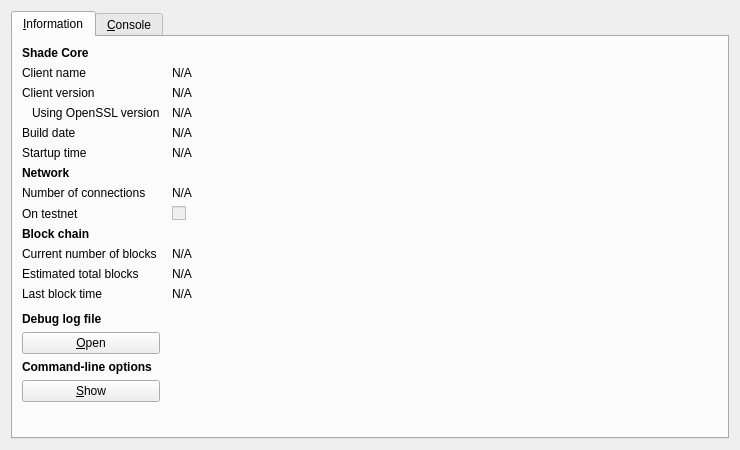
<?xml version="1.0" encoding="UTF-8"?>
<ui version="4.0">
 <class>RPCConsole</class>
 <widget class="QDialog" name="RPCConsole">
  <property name="geometry">
   <rect>
    <x>0</x>
    <y>0</y>
    <width>740</width>
    <height>450</height>
   </rect>
  </property>
  <property name="windowTitle">
   <string>Shade - Debug window</string>
  </property>
  <layout class="QVBoxLayout" name="verticalLayout_2">
   <item>
    <widget class="QTabWidget" name="tabWidget">
     <property name="currentIndex">
      <number>0</number>
     </property>
     <widget class="QWidget" name="tab_info">
      <attribute name="title">
       <string>&amp;Information</string>
      </attribute>
      <layout class="QGridLayout" name="gridLayout" columnstretch="0,1">
       <property name="horizontalSpacing">
        <number>12</number>
       </property>
       <item row="0" column="0">
        <widget class="QLabel" name="label_9">
         <property name="font">
          <font>
           <weight>75</weight>
           <bold>true</bold>
          </font>
         </property>
         <property name="text">
          <string>Shade Core</string>
         </property>
        </widget>
       </item>
       <item row="1" column="0">
        <widget class="QLabel" name="label_5">
         <property name="text">
          <string>Client name</string>
         </property>
        </widget>
       </item>
       <item row="1" column="1">
        <widget class="QLabel" name="clientName">
         <property name="cursor">
          <cursorShape>IBeamCursor</cursorShape>
         </property>
         <property name="text">
          <string>N/A</string>
         </property>
         <property name="textFormat">
          <enum>Qt::PlainText</enum>
         </property>
         <property name="textInteractionFlags">
          <set>Qt::LinksAccessibleByMouse|Qt::TextSelectableByKeyboard|Qt::TextSelectableByMouse</set>
         </property>
        </widget>
       </item>
       <item row="2" column="0">
        <widget class="QLabel" name="label_6">
         <property name="text">
          <string>Client version</string>
         </property>
        </widget>
       </item>
       <item row="2" column="1">
        <widget class="QLabel" name="clientVersion">
         <property name="cursor">
          <cursorShape>IBeamCursor</cursorShape>
         </property>
         <property name="text">
          <string>N/A</string>
         </property>
         <property name="textFormat">
          <enum>Qt::PlainText</enum>
         </property>
         <property name="textInteractionFlags">
          <set>Qt::LinksAccessibleByMouse|Qt::TextSelectableByKeyboard|Qt::TextSelectableByMouse</set>
         </property>
        </widget>
       </item>
       <item row="3" column="0">
        <widget class="QLabel" name="label_14">
         <property name="text">
          <string>Using OpenSSL version</string>
         </property>
         <property name="indent">
          <number>10</number>
         </property>
        </widget>
       </item>
       <item row="3" column="1">
        <widget class="QLabel" name="openSSLVersion">
         <property name="cursor">
          <cursorShape>IBeamCursor</cursorShape>
         </property>
         <property name="text">
          <string>N/A</string>
         </property>
         <property name="textFormat">
          <enum>Qt::PlainText</enum>
         </property>
         <property name="textInteractionFlags">
          <set>Qt::LinksAccessibleByMouse|Qt::TextSelectableByKeyboard|Qt::TextSelectableByMouse</set>
         </property>
        </widget>
       </item>
       <item row="4" column="0">
        <widget class="QLabel" name="label_12">
         <property name="text">
          <string>Build date</string>
         </property>
        </widget>
       </item>
       <item row="4" column="1">
        <widget class="QLabel" name="buildDate">
         <property name="cursor">
          <cursorShape>IBeamCursor</cursorShape>
         </property>
         <property name="text">
          <string>N/A</string>
         </property>
         <property name="textFormat">
          <enum>Qt::PlainText</enum>
         </property>
         <property name="textInteractionFlags">
          <set>Qt::LinksAccessibleByMouse|Qt::TextSelectableByKeyboard|Qt::TextSelectableByMouse</set>
         </property>
        </widget>
       </item>
       <item row="5" column="0">
        <widget class="QLabel" name="label_13">
         <property name="text">
          <string>Startup time</string>
         </property>
        </widget>
       </item>
       <item row="5" column="1">
        <widget class="QLabel" name="startupTime">
         <property name="cursor">
          <cursorShape>IBeamCursor</cursorShape>
         </property>
         <property name="text">
          <string>N/A</string>
         </property>
         <property name="textFormat">
          <enum>Qt::PlainText</enum>
         </property>
         <property name="textInteractionFlags">
          <set>Qt::LinksAccessibleByMouse|Qt::TextSelectableByKeyboard|Qt::TextSelectableByMouse</set>
         </property>
        </widget>
       </item>
       <item row="6" column="0">
        <widget class="QLabel" name="label_11">
         <property name="font">
          <font>
           <weight>75</weight>
           <bold>true</bold>
          </font>
         </property>
         <property name="text">
          <string>Network</string>
         </property>
        </widget>
       </item>
       <item row="7" column="0">
        <widget class="QLabel" name="label_7">
         <property name="text">
          <string>Number of connections</string>
         </property>
        </widget>
       </item>
       <item row="7" column="1">
        <widget class="QLabel" name="numberOfConnections">
         <property name="cursor">
          <cursorShape>IBeamCursor</cursorShape>
         </property>
         <property name="text">
          <string>N/A</string>
         </property>
         <property name="textFormat">
          <enum>Qt::PlainText</enum>
         </property>
         <property name="textInteractionFlags">
          <set>Qt::LinksAccessibleByMouse|Qt::TextSelectableByKeyboard|Qt::TextSelectableByMouse</set>
         </property>
        </widget>
       </item>
       <item row="8" column="0">
        <widget class="QLabel" name="label_8">
         <property name="text">
          <string>On testnet</string>
         </property>
        </widget>
       </item>
       <item row="8" column="1">
        <widget class="QCheckBox" name="isTestNet">
         <property name="enabled">
          <bool>false</bool>
         </property>
         <property name="text">
          <string/>
         </property>
        </widget>
       </item>
       <item row="9" column="0">
        <widget class="QLabel" name="label_10">
         <property name="font">
          <font>
           <weight>75</weight>
           <bold>true</bold>
          </font>
         </property>
         <property name="text">
          <string>Block chain</string>
         </property>
        </widget>
       </item>
       <item row="10" column="0">
        <widget class="QLabel" name="label_3">
         <property name="text">
          <string>Current number of blocks</string>
         </property>
        </widget>
       </item>
       <item row="10" column="1">
        <widget class="QLabel" name="numberOfBlocks">
         <property name="cursor">
          <cursorShape>IBeamCursor</cursorShape>
         </property>
         <property name="text">
          <string>N/A</string>
         </property>
         <property name="textFormat">
          <enum>Qt::PlainText</enum>
         </property>
         <property name="textInteractionFlags">
          <set>Qt::LinksAccessibleByMouse|Qt::TextSelectableByKeyboard|Qt::TextSelectableByMouse</set>
         </property>
        </widget>
       </item>
       <item row="11" column="0">
        <widget class="QLabel" name="label_4">
         <property name="text">
          <string>Estimated total blocks</string>
         </property>
        </widget>
       </item>
       <item row="11" column="1">
        <widget class="QLabel" name="totalBlocks">
         <property name="cursor">
          <cursorShape>IBeamCursor</cursorShape>
         </property>
         <property name="text">
          <string>N/A</string>
         </property>
         <property name="textFormat">
          <enum>Qt::PlainText</enum>
         </property>
         <property name="textInteractionFlags">
          <set>Qt::LinksAccessibleByMouse|Qt::TextSelectableByKeyboard|Qt::TextSelectableByMouse</set>
         </property>
        </widget>
       </item>
       <item row="12" column="0">
        <widget class="QLabel" name="label_2">
         <property name="text">
          <string>Last block time</string>
         </property>
        </widget>
       </item>
       <item row="12" column="1">
        <widget class="QLabel" name="lastBlockTime">
         <property name="cursor">
          <cursorShape>IBeamCursor</cursorShape>
         </property>
         <property name="text">
          <string>N/A</string>
         </property>
         <property name="textFormat">
          <enum>Qt::PlainText</enum>
         </property>
         <property name="textInteractionFlags">
          <set>Qt::LinksAccessibleByMouse|Qt::TextSelectableByKeyboard|Qt::TextSelectableByMouse</set>
         </property>
        </widget>
       </item>
       <item row="13" column="0">
        <spacer name="verticalSpacer_2">
         <property name="orientation">
          <enum>Qt::Vertical</enum>
         </property>
         <property name="sizeHint" stdset="0">
          <size>
           <width>20</width>
           <height>20</height>
          </size>
         </property>
        </spacer>
       </item>
       <item row="14" column="0">
        <widget class="QLabel" name="labelDebugLogfile">
         <property name="font">
          <font>
           <weight>75</weight>
           <bold>true</bold>
          </font>
         </property>
         <property name="text">
          <string>Debug log file</string>
         </property>
        </widget>
       </item>
       <item row="15" column="0">
        <widget class="QPushButton" name="openDebugLogfileButton">
         <property name="toolTip">
          <string>Open the Shade debug log file from the current data directory. This can take a few seconds for large log files.</string>
         </property>
         <property name="text">
          <string>&amp;Open</string>
         </property>
         <property name="autoDefault">
          <bool>false</bool>
         </property>
        </widget>
       </item>
       <item row="16" column="0">
        <widget class="QLabel" name="labelCLOptions">
         <property name="font">
          <font>
           <weight>75</weight>
           <bold>true</bold>
          </font>
         </property>
         <property name="text">
          <string>Command-line options</string>
         </property>
        </widget>
       </item>
       <item row="17" column="0">
        <widget class="QPushButton" name="showCLOptionsButton">
         <property name="toolTip">
          <string>Show the Shade-Qt help message to get a list with possible Shade command-line options.</string>
         </property>
         <property name="text">
          <string>&amp;Show</string>
         </property>
         <property name="autoDefault">
          <bool>false</bool>
         </property>
        </widget>
       </item>
       <item row="18" column="0">
        <spacer name="verticalSpacer">
         <property name="orientation">
          <enum>Qt::Vertical</enum>
         </property>
         <property name="sizeHint" stdset="0">
          <size>
           <width>20</width>
           <height>40</height>
          </size>
         </property>
        </spacer>
       </item>
      </layout>
     </widget>
     <widget class="QWidget" name="tab_console">
      <attribute name="title">
       <string>&amp;Console</string>
      </attribute>
      <layout class="QVBoxLayout" name="verticalLayout_3">
       <property name="spacing">
        <number>3</number>
       </property>
       <item>
        <widget class="QTextEdit" name="messagesWidget">
         <property name="minimumSize">
          <size>
           <width>0</width>
           <height>100</height>
          </size>
         </property>
         <property name="readOnly">
          <bool>true</bool>
         </property>
         <property name="tabKeyNavigation" stdset="0">
          <bool>false</bool>
         </property>
         <property name="columnCount" stdset="0">
          <number>2</number>
         </property>
        </widget>
       </item>
       <item>
        <layout class="QHBoxLayout" name="horizontalLayout">
         <property name="spacing">
          <number>3</number>
         </property>
         <item>
          <widget class="QLabel" name="label">
           <property name="text">
            <string notr="true">&gt;</string>
           </property>
          </widget>
         </item>
         <item>
          <widget class="QLineEdit" name="lineEdit"/>
         </item>
         <item>
          <widget class="QPushButton" name="clearButton">
           <property name="maximumSize">
            <size>
             <width>24</width>
             <height>24</height>
            </size>
           </property>
           <property name="toolTip">
            <string>Clear console</string>
           </property>
           <property name="text">
            <string/>
           </property>
           <property name="icon">
            <iconset resource="../bitcoin.qrc">
             <normaloff>:/icons/remove</normaloff>:/icons/remove</iconset>
           </property>
           <property name="shortcut">
            <string notr="true">Ctrl+L</string>
           </property>
           <property name="autoDefault">
            <bool>false</bool>
           </property>
          </widget>
         </item>
        </layout>
       </item>
      </layout>
     </widget>
    </widget>
   </item>
  </layout>
 </widget>
 <resources>
  <include location="../bitcoin.qrc"/>
 </resources>
 <connections/>
</ui>
